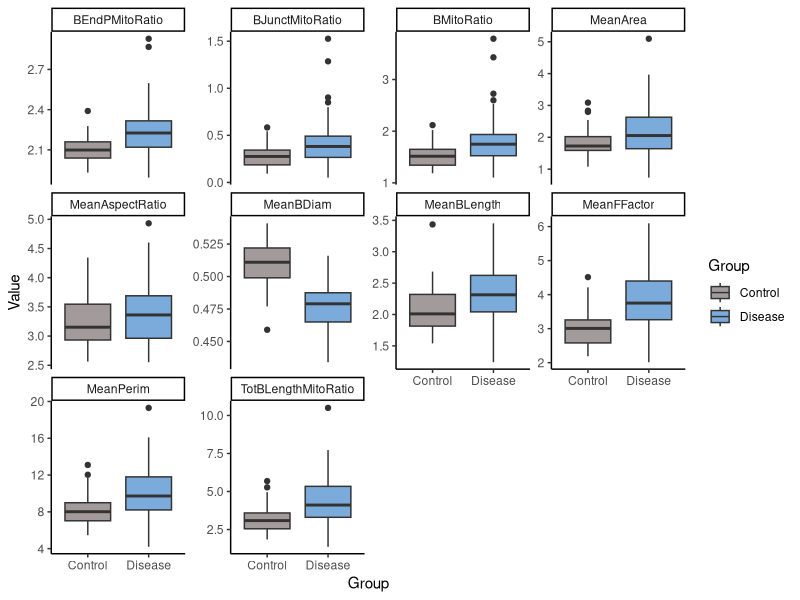
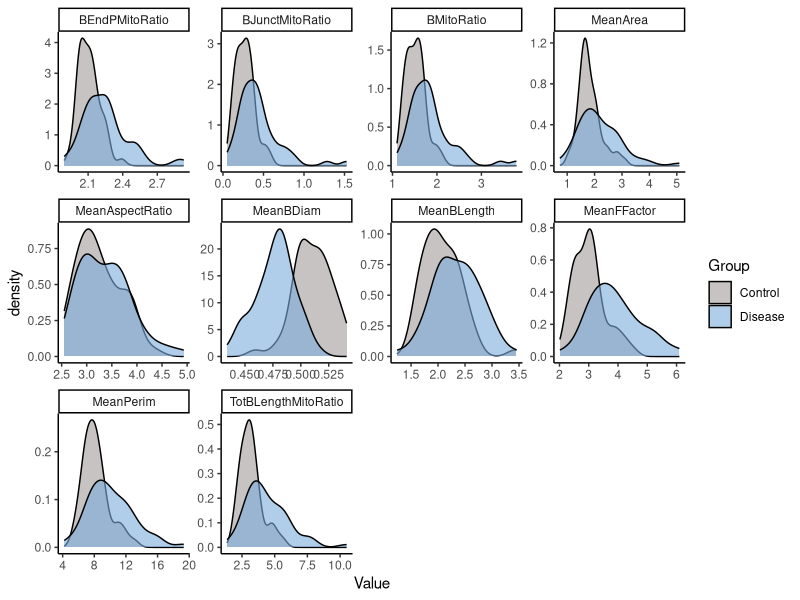
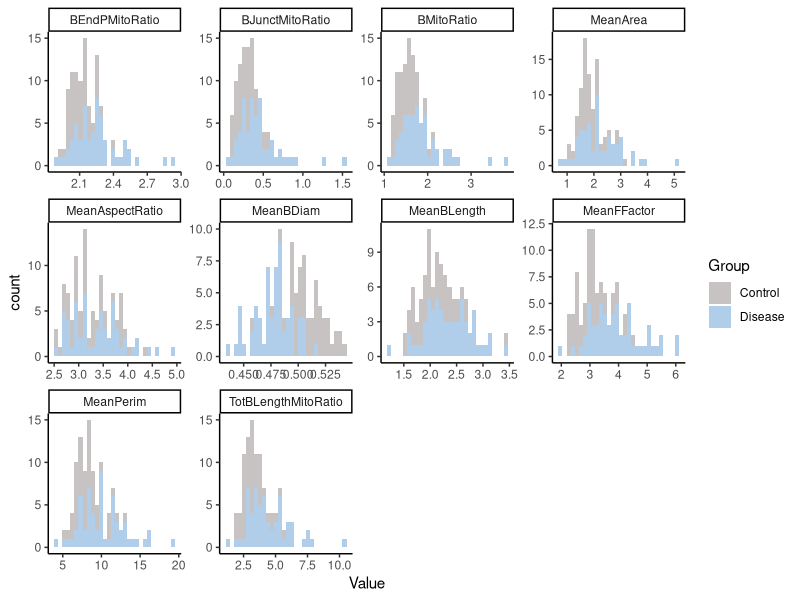
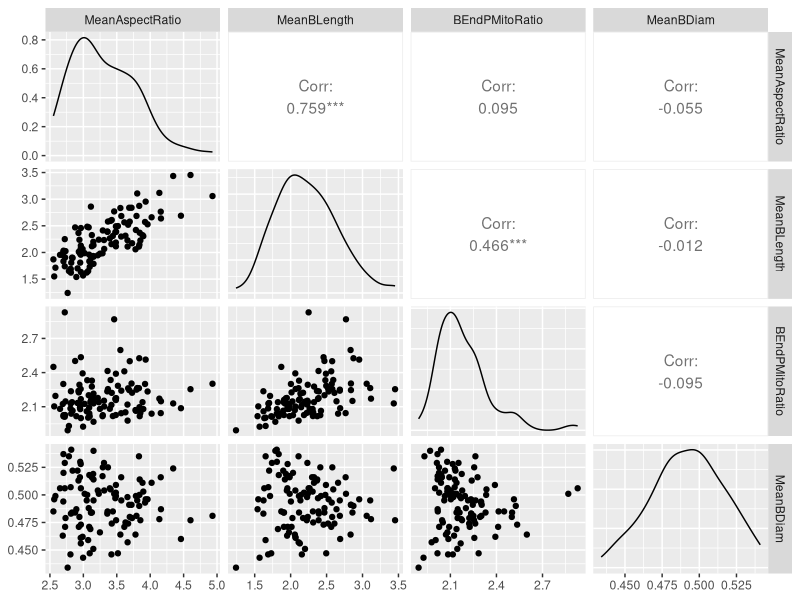
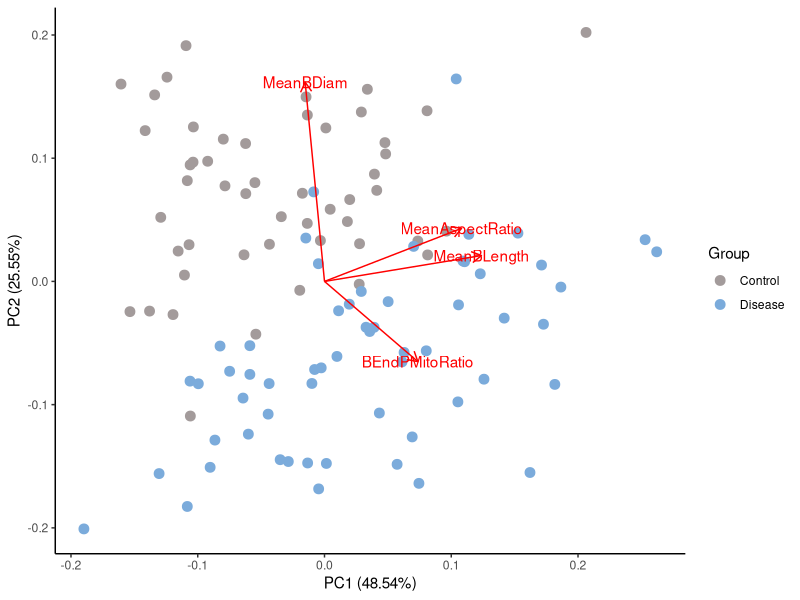
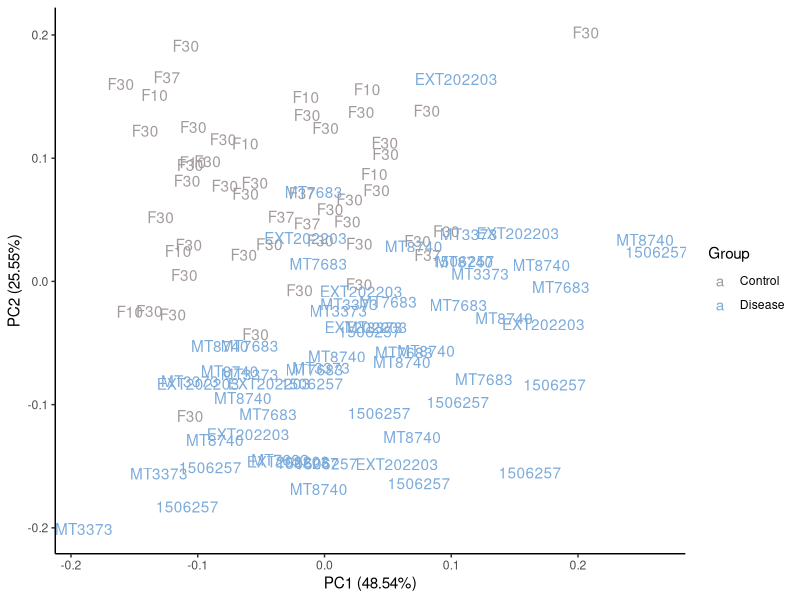

Here is the R script that generated these plots, in order: (Note: this script raises an error after producing the figures.)
## ---- chunk 1
library(here)
library(caret)
library(readxl)
library(ggfortify)
library(GGally)
library(glmnet)
library(Hmisc)
library(writexl)
library(tidyverse)
## ---- chunk 2
db <- read_excel(here("data/dataform.xlsx"))
db <- na.omit(db)

db$ID <- as.factor(db$ID) 
db$Group <- as.factor(db$Group) 
# db$Group <- relevel(db$Group, ref = "DNM1L")

#Removing redundant variables:

colnames(db)

db <- db %>%
  select(-c("MitoCount", "TotArea", "Bcount", "TotPerim", "TotBLength", "Bjunct", "BEndP"))

## ---- chunk 3
long_db <- db %>%
  pivot_longer(cols = -c(ID, Group), names_to = "Predictor", values_to = "Value")

long_db %>%
  ggplot(aes(x = Group, y = Value, fill = Group)) +
  geom_boxplot() +
  facet_wrap(~ Predictor, scales = "free_y") +
  scale_fill_manual(values = c("#a39b9b",  "#7babdb", "#f2de79")) +
  theme_classic()

long_db %>%
  ggplot(aes(x = Value, fill = Group)) +
  geom_density(alpha = 0.6) +
  facet_wrap(~ Predictor, scales = "free") +
  scale_fill_manual(values = c("#a39b9b",  "#7babdb", "#f2de79")) +
  theme_classic()

long_db %>%
  ggplot(aes(x = Value, fill = Group)) +
  geom_histogram(alpha = 0.6) +
  facet_wrap(~ Predictor, scales = "free") +
  scale_fill_manual(values = c("#a39b9b",  "#7babdb", "#f2de79")) +
  theme_classic()


 
## ---- chunk 4

# 
# db_res %>%
#   select(-c(ID, Group)) %>%
#   ggpairs() # Así se ve la correlación entre variables. Es importante no tomar en cuenta 

# Hay otras formas de hacer esto. Yo solo use esta función y quité las variables que eran redundantes, pero es que mis datos tenían variables que eran super dependientes unas de otras. El señorcito explica muchas cosas aquí que no he terminado de entender https://hbiostat.org/rmsc. En este es específico de bioestadñistica https://hbiostat.org/bbr. Estoy tratando de leer sus cosas. Si querés mejor no uses lo de redun().

red_vars <- redun(as.matrix(db[-c(1,2)]))

db_res <- db %>%
  select(c("ID", "Group", red_vars$In))

db_res %>%
  select(-c(ID, Group)) %>%
  ggpairs() 

pca_res <- prcomp(db_res[,-c(1,2)], scale. = TRUE)


autoplot(pca_res, data = db_res, color = "Group", size = 3, loadings = TRUE, loadings.label = TRUE) +
  theme_classic() + 
  scale_color_manual(values = c("#a39b9b",  "#7babdb", "#f2de79"))

autoplot(pca_res, data = db_res, color = "Group", label = TRUE, shape = FALSE, label.label = "ID") +
  theme_classic() + 
  scale_color_manual(values = c("#a39b9b",  "#7babdb", "#f2de79"))
  

## ---- chunk 5
set.seed(2024)

db_ml <- db_res 


trnIndex <- createDataPartition(db_ml$Group, p = 0.7, list = FALSE)

trn <- db_ml[trnIndex,]
tst <- db_ml[-trnIndex,]

# trn[-c(1,2)] <- scale(log2(trn[-c(1,2)]))
# tst[-c(1,2)] <- scale(log2(tst[-c(1,2)]))


## ---- chunk 6

set.seed(2024)

train_control <- trainControl(method="repeatedcv", number=10, repeats=3)

train_model <- function(dat, method, search_grid=NULL) {
  set.seed(2024)
  dat$Group <- relevel(dat$Group, ref = "DNM1L")
  mdl <- train(Group ~ .,
               data = dat[-1], 
               method = method,
               tuneGrid = search_grid,
               trControl = train_control,
               trace = FALSE)
  
  return(mdl)
}

# Holi! Esto lo hice para plotear las predicciones de los modelos. No creo que sea necesario. Tenía que transformar a principal components porque necesitaba 2 dimensiones. chat me ayudó.

make_bound_plot <- function(mod, dat, pcx = 1, pcy = 2, alg) {
  set.seed(2024)  # Ensure reproducibility in PCA transformation

  preproc <- preProcess(dat[-c(1,2)], method = c("pca"))
  pca_transformed <- predict(preproc, dat[-c(1,2)])
  pca_transformed <- data.frame(pca_transformed, Group = dat$Group)

  colnames(pca_transformed)[pcx] <- "X"
  colnames(pca_transformed)[pcy] <- "Y"

  # Create a grid of points in the PCA-transformed space
  x_min <- min(pca_transformed$X) - 1
  x_max <- max(pca_transformed$X) + 1
  y_min <- min(pca_transformed$Y) - 1
  y_max <- max(pca_transformed$Y) + 1

  # Generate grid points
  grid <- expand.grid(X = seq(x_min, x_max, length.out = 100),
                      Y = seq(y_min, y_max, length.out = 100))

  # Combine the grid with zeros for other components
  grid_full <- data.frame(matrix(0, nrow = nrow(grid), ncol = ncol(pca_transformed)-1))
  colnames(grid_full) <- colnames(pca_transformed)[-ncol(pca_transformed)]
  grid_full[, c(pcx, pcy)] <- grid

  # Inverse transform the grid to the original feature space
  inverse_pca <- function(pca_model, pca_data) {
    center <- pca_model$mean
    scale <- pca_model$std
    rotation <- pca_model$rotation
    
    # Calculate the original data matrix
    original_matrix <- as.matrix(pca_data) %*% t(rotation)
    
    # Re-scale and re-center
    original_matrix <- sweep(original_matrix, 2, scale, `*`)
    original_matrix <- sweep(original_matrix, 2, center, `+`)
    
    return(as.data.frame(original_matrix))
  }

  # Perform inverse PCA transformation on the grid
  grid_original <- inverse_pca(preproc, grid_full)
  colnames(grid_original) <- colnames(dat[-c(1,2)])

  # Predict on the original feature space
  grid_original$Group <- predict(mod, grid_original, type = "raw")
  grid_original$Group <- relevel(grid_original$Group, ref = "Control")

  # Plot the decision boundary
  ggplot() +
    geom_point(data = pca_transformed, aes(x = X, y = Y, color = Group), size = 2) +
    geom_tile(data = grid, aes(x = X, y = Y, fill = grid_original$Group), alpha = 0.3) +
    labs(title = paste(alg, "Decision Boundary on PCA-projected Data"),
         x = paste("Principal Component", pcx),
         y = paste("Principal Component", pcy)) +
    theme_minimal() +
    scale_color_manual(name = "Reference", labels = levels(pca_transformed$Group), values = c("#a39b9b",  "#67c7c5", "#f2de79")) +
    scale_fill_manual(name = "Prediction", labels = levels(pca_transformed$Group), values = c("#a39b9b",  "#67c7c5", "#f2de79"))
}


## ---- chunk 7

set.seed(2024)

search_grid <- expand.grid(
  decay = seq(0, 0.2, by = 0.01)
)


multi_model <- train_model(trn, "multinom", search_grid)

plot(multi_model)

varImp(multi_model)

pred_multi_model <- data.frame(Prediction = predict(multi_model, newx = as.matrix(trn[-c(1,2)]), type="raw"))

trn_class_res <- data.frame(ID = trn$ID, Prediction = pred_multi_model, Reference = trn$Group)

confusionMatrix(predict(multi_model), trn$Group, positive = "DNML1")


confint(multi_model$finalModel)


make_bound_plot(multi_model, trn, 1, 2, "Neural Network")
make_bound_plot(multi_model, trn, 1, 3, "Neural Network") #fix this, the boundaries make no sense, maybe just use pc 1 and 2 plot
make_bound_plot(multi_model, trn, 2, 3, "Neural Network")

## ---- chunk 8
set.seed(2024)

search_grid <- expand.grid(
  mtry = seq(1, 4, by = 1)
)

rf_model <- train_model(trn, "rf", search_grid)

confusionMatrix(predict(rf_model), trn$Group, positive = "DNML1")
plot(rf_model)


varImp(rf_model)


make_bound_plot(rf_model,trn, 1, 2, "Random Forest")
make_bound_plot(rf_model,trn, 1, 3, "Random Forest")
make_bound_plot(rf_model,trn, 2, 3, "Random Forest")
## ---- chunk 9
set.seed(2024)

search_grid <- expand.grid(C = seq(0.01, 2, length = 20))

# Preprocess with PCA and train SVM model
svm_model <- train_model(trn, "svmLinear", search_grid = search_grid)



pred_svm <- predict(svm_model, as.matrix(trn[-c(1,2)]), type = "raw")

confusionMatrix(pred_svm, trn$Group, positive = "DNM1L")

make_bound_plot(svm_model, trn, 1,2, "SVM")
make_bound_plot(svm_model, trn, 1,3, "SVM")
make_bound_plot(svm_model, trn, 2,3, "SVM")

## ---- chunk 10
set.seed(2024)

model_list <- list(Neural = multi_model, SVM = svm_model, RF = rf_model)

res <- resamples(model_list)

sumres <- summary(res)


as.table(sumres$statistics$Accuracy)
as.table(sumres$statistics$Kappa)

# write_xlsx()

tst$Group <- relevel(tst$Group, ref = "DNM1L")

pred_tst <- predict(svm_model, tst[-c(1,2)], type = "raw")
final_cnfmat <- confusionMatrix(pred_tst, tst$Group, positive = "DNM1L")

tblmat <- as.table(final_cnfmat$table)
tblbyclass <- data.frame(final_cnfmat$byClass)

write_xlsx(tblbyclass, here("tables/per_class.xlsx"))

tst$Group <- relevel(tst$Group, ref = "Control")

final_cnfmat
make_bound_plot(svm_model, tst,1,2, "SVM")

ggsave(here("plots/des_boun.jpeg"))

make_bound_plot(svm_model, tst, 1,3, "SVM")
make_bound_plot(svm_model, tst ,2,3, "SVM")
